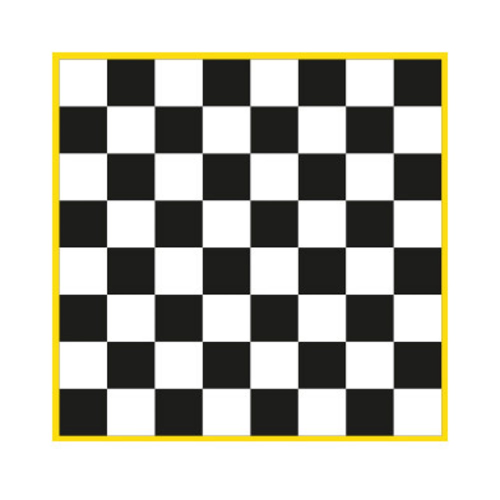
#> input picture assets/chess_board.jpg, 1000 x 1000 px (shown at 1/2 size)
$ python tutorial_6.py
#> lines starting #> are read from the running program, lines starting #| are printed output that depends on the picture; after the words box and inside, x2 and y2 are one past the last pixel; in counts of white or black regions, pixels touching at a corner belong together
import numpy as np
import cv2
from random import randint


img = cv2.imread('assets/chess_board.jpg')
#> img is the input picture: shape (1000, 1000, 3); mean B, G, R 179.6, 188.3, 189.5
# img = cv2.resize(img, (0, 0), fx=0.5, fy=0.5)
grey = cv2.cvtColor(img, cv2.COLOR_BGR2GRAY)
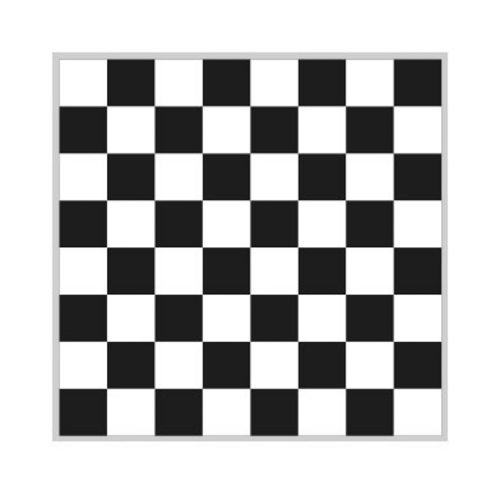
#> grey: shape (1000, 1000) (shown at 1/2 size); min 0, max 255, mean 187.7

# Corner Detection
corners = cv2.goodFeaturesToTrack(grey, 100, 0.03, 40)
#> corners = 81 rows, first 8: [215, 588], [215, 684], [213, 495], [406, 684], [406, 588], [215, 399], [690, 684], [213, 778]
corners = np.int0(corners)  # Convert float coordinates to integer

for corner in corners:
    # x = corner[0][0]
    # y = corner[0][1]
    x, y = np.ravel(corner)
    # print(x, y)
    cv2.circle(img, center=(x, y), radius=6, color=(0, 0, 255), thickness=2)
#> this loop made 81 passes
#> (x, y) on passes 1 to 12: (215, 588), (215, 684), (213, 495), (406, 684), (406, 588), (215, 399), (690, 684), (213, 778), (690, 588), (597, 590), (597, 684), (406, 399)
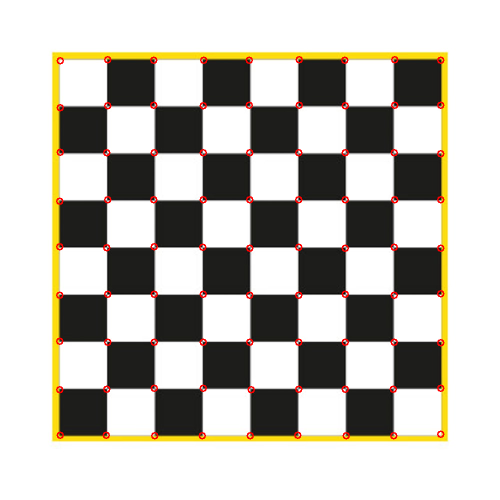
#> img: shape (1000, 1000, 3) (shown at 1/2 size); 0.91% of pixels changed, all inside (x1, y1, x2, y2) = (112, 112, 889, 879)

for i in range(len(corners)):
    print(corners[i])  # -> [[203 342]]
    # c_i = (x_i, y_i) = np.ravel(corners[i])
    # c_i = tuple(corners[i])
    # print(c_i)  # -> (array([203, 342], dtype=int64),)
    c_i = tuple(corners[i][0])
    for j in range(i + 1, len(corners)):
        # c_j = (x_j, y_j) = np.ravel(corners[j])
        c_j = tuple(corners[j][0])
        # line_color = (randint(0, 255), randint(0, 255), randint(0, 255))
        line_color = tuple(map(lambda x: int(x), np.random.randint(0, 255, size=3)))
        cv2.line(img, c_i, c_j, color=line_color, thickness=1)
#> this loop made 81 passes
#| [[215 588]]
#| [[215 684]]
#| [[213 495]]
#| [[406 684]]
#| [[406 588]]
#| [[215 399]]
#| [[690 684]]
#| [[213 778]]
#> (further printed lines are left out)
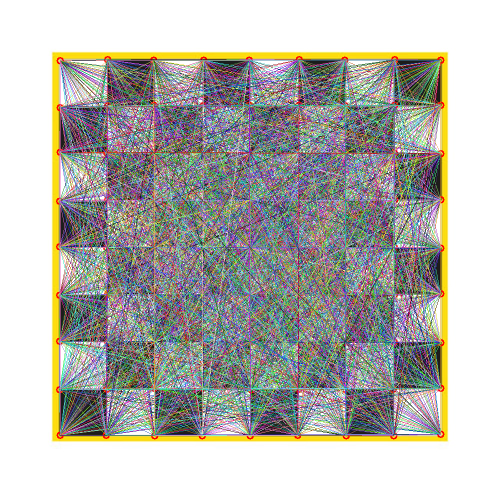
#> img: shape (1000, 1000, 3) (shown at 1/2 size); mean B, G, R 174.8, 180.7, 181.9


cv2.imshow('Image', img)
cv2.waitKey(0)  # Wait for any key press (milliseconds: 0 = infinite)
cv2.destroyAllWindows()
